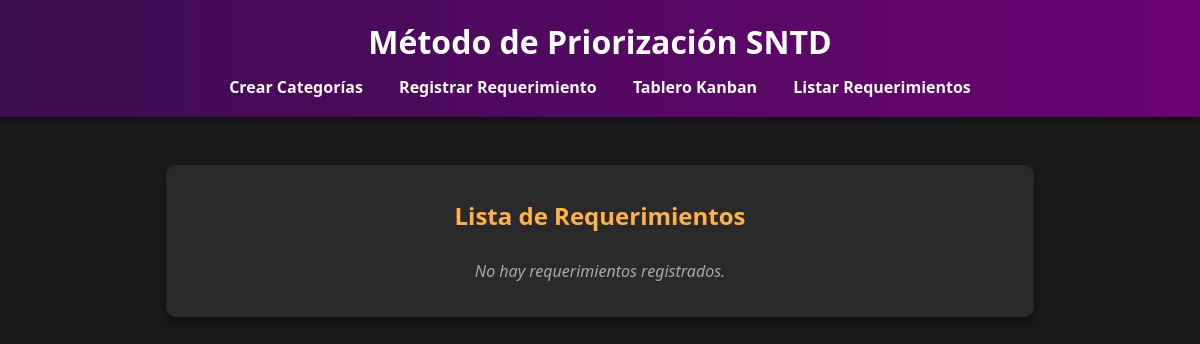
Page /listar/ on the earlier database version.
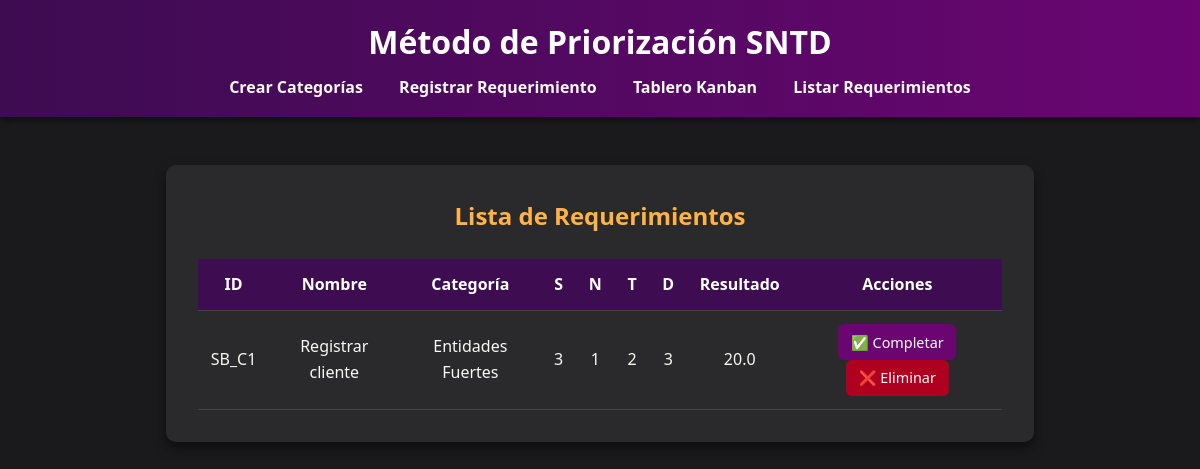
Same page on the later database version.
### sntd/models.py (models this page shows, shortened)
class Requerimiento(models.Model):
    id_rf = models.CharField(max_length=50, unique=True)
    nombre = models.CharField(max_length=200, unique=True, null=True, blank=True)
    categoria = models.ForeignKey(Categorias, on_delete=models.CASCADE, null=True, blank=True, related_name='requerimientos')
    satisfaccion = models.IntegerField()
    necesidad = models.IntegerField()
    tecnica = models.IntegerField()
    dependencia = models.IntegerField()
    prioridad = models.IntegerField(default=0)
    resultado = models.FloatField()
    completado = models.BooleanField(default=False)

class Categorias(models.Model):
    nombre = models.CharField(max_length=100)
    descripcion = models.TextField(blank=True, null=True)
    def __str__(self):
        return self.nombre

### sntd/views.py (the view)
# urls.py: path("listar/", views.listar, name="listar"),
def listar(request):
    requerimientos = Requerimiento.objects.all().order_by("-resultado")
    return render(request, "sntd/listar.html", {"requerimientos": requerimientos})

### sntd/templates/sntd/listar.html
{% extends "sntd/base.html" %}
{% block content %}
<div class="card">
    <h2>Lista de Requerimientos</h2>
    {% if requerimientos %}
    <table>
        <thead>
            <tr>
                <th>ID</th>
                <th>Nombre</th>
                <th>Categoría</th>
                <th>S</th>
                <th>N</th>
                <th>T</th>
                <th>D</th>
                <th>Resultado</th>
                <th>Acciones</th>
            </tr>
        </thead>
        <tbody>
            {% for req in requerimientos %}
            <tr>
                <td>{{ req.id_rf }}</td>
                <td>{{ req.nombre }}</td>
                <td>{{ req.categoria }}</td>
                <td>{{ req.satisfaccion }}</td>
                <td>{{ req.necesidad }}</td>
                <td>{{ req.tecnica }}</td>
                <td>{{ req.dependencia }}</td>
                <td>{{ req.resultado }}</td>
                <td>
                    <a href="{% url 'completar' req.id %}" class="btn small">✅ Completar</a>
                    <a href="{% url 'eliminar' req.id %}" class="btn small danger">❌ Eliminar</a>
                </td>
            </tr>
            {% endfor %}
        </tbody>
    </table>
    {% else %}
    <p class="empty">No hay requerimientos registrados.</p>
    {% endif %}
</div>
{% endblock %}

### sntd/templates/sntd/base.html (shortened to what this page needs)
{% load static %}
<!DOCTYPE html>
<html lang="es">
<head>
    <link rel="stylesheet" href="{% static 'sntd/styles.css' %}">
</head>
<body>
    <header class="header">
        <h1>Método de Priorización SNTD</h1>
        <nav class="menu">
            <a href="{% url 'categorias' %}">Crear Categorías</a>
            <a href="{% url 'registrar' %}">Registrar Requerimiento</a>
            <a href="{% url 'tablero' %}">Tablero Kanban</a>
            <a href="{% url 'listar' %}">Listar Requerimientos</a>
        </nav>
    </header>
    <main class="container">
        {% block content %}
        {% endblock %}
    </main>
</body>
</html>

### sntd/static/sntd/styles.css (style rules this page uses)
* { margin: 0; padding: 0; box-sizing: border-box; font-family: 'Segoe UI', Tahoma, Geneva, Verdana, sans-serif; }
body { background: #1a1a1d; color: #f8f8f2; line-height: 1.6; }
.header { background: linear-gradient(90deg, #3d0c51, #6a0572); color: #fff; padding: 1rem 2rem; text-align: center; box-shadow: 0 4px 6px rgba(0,0,0,0.4); }
.header h1 { margin-bottom: 0.5rem; }
.menu { margin-top: 0.5rem; }
.menu a { color: #f8f8f2; text-decoration: none; margin: 0 1rem; font-weight: bold; transition: color 0.3s; }
.container { max-width: 900px; margin: 2rem auto; padding: 1rem; }
.card { background: #2a2a2d; border-radius: 10px; padding: 2rem; box-shadow: 0 6px 12px rgba(0,0,0,0.5); }
.card h2 { color: #ffb347; margin-bottom: 1.5rem; text-align: center; }
.btn { background: #6a0572; color: #fff; padding: 0.7rem 1.2rem; border: none; border-radius: 6px; cursor: pointer; text-decoration: none; text-align: center; display: inline-block; transition: background 0.3s; }
.btn.small { padding: 0.4rem 0.8rem; font-size: 0.9rem; }
.btn.danger { background: #b00020; }
table { width: 100%; border-collapse: collapse; margin-top: 1rem; }
table th, table td { padding: 0.8rem; text-align: center; border-bottom: 1px solid #444; }
table th { background: #3d0c51; color: #fff; }

Differences in the rows shown:
added Requerimiento: id_rf "SB_C1", nombre "Registrar cliente", categoria "Entidades Fuertes", satisfaccion "3", necesidad "1", tecnica "2", dependencia "3", resultado "20.0"
Other differences:
text no longer shown: "No hay requerimientos registrados."
text now shown: "ID Nombre Categoría S N T D Resultado Acciones"
